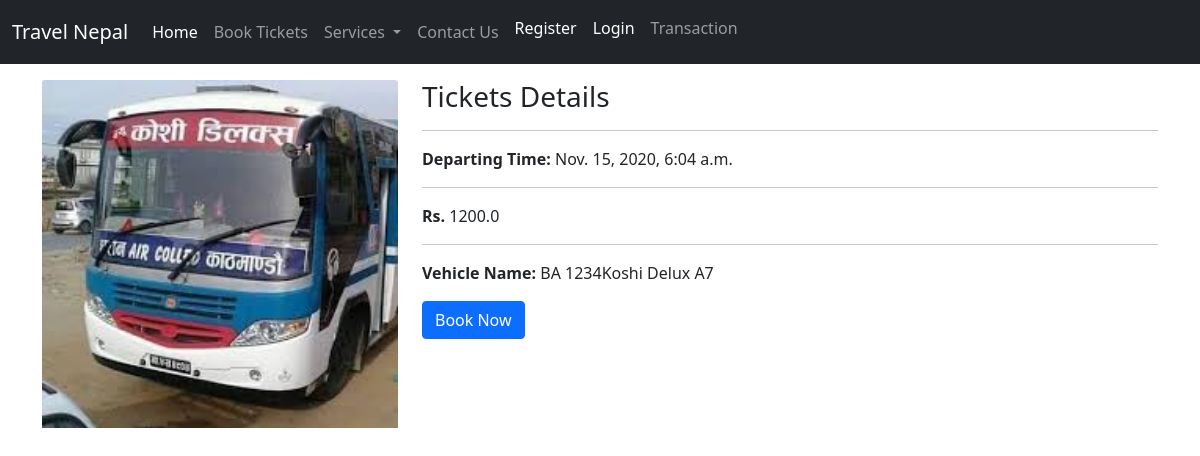
Page /tickets/ticketdetails/1/ on the committed database.
### tickets/models.py (models this page shows, shortened)
class Vehicle(models.Model):
    vnumber = models.CharField(max_length=100)
    vname = models.CharField(max_length=200)
    vtype = models.ForeignKey(VehicleType, on_delete=models.CASCADE)
    vseat = models.IntegerField()
    vroutefrom = models.ForeignKey(VehicleRouteFrom, on_delete=models.CASCADE, default=None)
    vrouteto = models.ForeignKey(VehicleRouteTo, on_delete=models.CASCADE, default=None)
    vimage = models.ImageField(blank=True, upload_to='images')
    vdescription = models.TextField(blank=True)
    def __str__(self):
        return self.vnumber + self.vname

class TicketDetails(models.Model):
    vtickets = models.ForeignKey(AvailableTickets, on_delete=models.CASCADE)
    vdeparttime = models.DateTimeField(verbose_name='related date time')
    vticketprice = models.FloatField()

class AvailableTickets(models.Model):
    seats = (
        ('A1', 'A1'),
        ('A2', 'A2'),
        ('A3', 'A3'),
        ('A4', 'A4'),
        ('A5', 'A5'),
        ('A6', 'A6'),
        ('A7', 'A7'),
        ('B1', 'B1'),
        ('B2', 'B2'),
        ('B3', 'B3'),
        ('B4', 'B4'),
        ('B5', 'B5'),
        ('B6', 'B6'),
        ('B7', 'B7'),
    )
    vnumber = models.ForeignKey(Vehicle, on_delete=models.CASCADE)
    vtickets = models.CharField(max_length=100, choices=seats)
    def __str__(self):
        return str(self.vnumber)+' ' + self.vtickets

### tickets/views.py (the view)
# urls.py: path('ticketdetails/<int:pk>/', views.BusTicketDetails, name="ticketdetails"),
def BusTicketDetails(request, pk):
    ticketDetails = TicketDetails.objects.get(id=pk)
    busDetailsImage = Vehicle.objects.get(id=pk)
    context = {
        'ticketDetails': ticketDetails,
        'busDetailsImage': busDetailsImage
    }
    return render(request, 'ticketdetails.html', context)

### templates/ticketdetails.html (shortened to what this page needs)
{% extends 'base.html' %}
{% block content %}
<div class="row mt-3">
    <div class="col-md-4">
        <img class="card-img-top" src="{{busDetailsImage.vimage.url}}" alt="" srcset="">
    </div>
    <div class="col-md-8">
        <h3>Tickets Details</h3>
        <hr>
        <p><b> Departing Time:</b> {{ticketDetails.vdeparttime}}</p>
        <hr>
        <p><b>Rs. </b> {{ticketDetails.vticketprice}}</p>
        <hr>
        <p><b>Vehicle Name:</b> {{ticketDetails.vtickets}}</p>
        <button class="btn btn-primary" id="payment-button">Book Now</button>
    </div>
</div>
{% endblock content %}

### rows in the picture
Vehicle: vimage (picture)
TicketDetails: vdeparttime "Nov. 15, 2020, 6:04 a.m.", vticketprice "1200.0", vtickets "BA 1234Koshi Delux A7"
